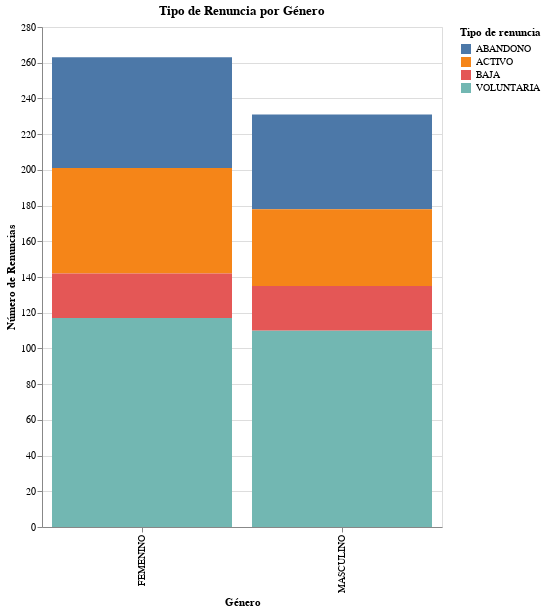

The code cell stored with this chart in its notebook:
### Markdown cell above
#### Tipo de Renuncia por Género

### Code cell
chart = alt.Chart(df_0).mark_bar().encode(
    x=alt.X('GENERO:N', title='Género'),
    y=alt.Y('count():Q', title='Número de Renuncias'),
    color='Tipo de renuncia:N',
    tooltip=['GENERO', 'Tipo de renuncia', 'count()']
).properties(
    title='Tipo de Renuncia por Género',
    width=400,
    height=500 
).interactive()

chart

### Figure 1 — Vega-Lite specification as saved in the notebook (floating-point values rounded to 4 significant figures; data arrays with more than 128 entries replaced by an {"elided": "..."} marker saying what was removed)
{"config": {"view": {"continuousWidth": 300, "continuousHeight": 300}}, "data": {"name": "data-6725366b41d3c0b6c7af598572d651e4"}, "mark": {"type": "bar"}, "encoding": {"color": {"field": "Tipo de renuncia", "type": "nominal"}, "tooltip": [{"field": "GENERO", "type": "nominal"}, {"field": "Tipo de renuncia", "type": "nominal"}, {"aggregate": "count", "type": "quantitative"}], "x": {"field": "GENERO", "title": "Género", "type": "nominal"}, "y": {"aggregate": "count", "title": "Número de Renuncias", "type": "quantitative"}}, "height": 500, "params": [{"name": "param_12", "select": {"type": "interval", "encodings": ["x", "y"]}, "bind": "scales"}], "title": "Tipo de Renuncia por Género", "width": 400, "$schema": "https://vega.github.io/schema/vega-lite/v5.20.1.json", "datasets": {"data-6725366b41d3c0b6c7af598572d651e4": {"elided": "494 records"}}}
